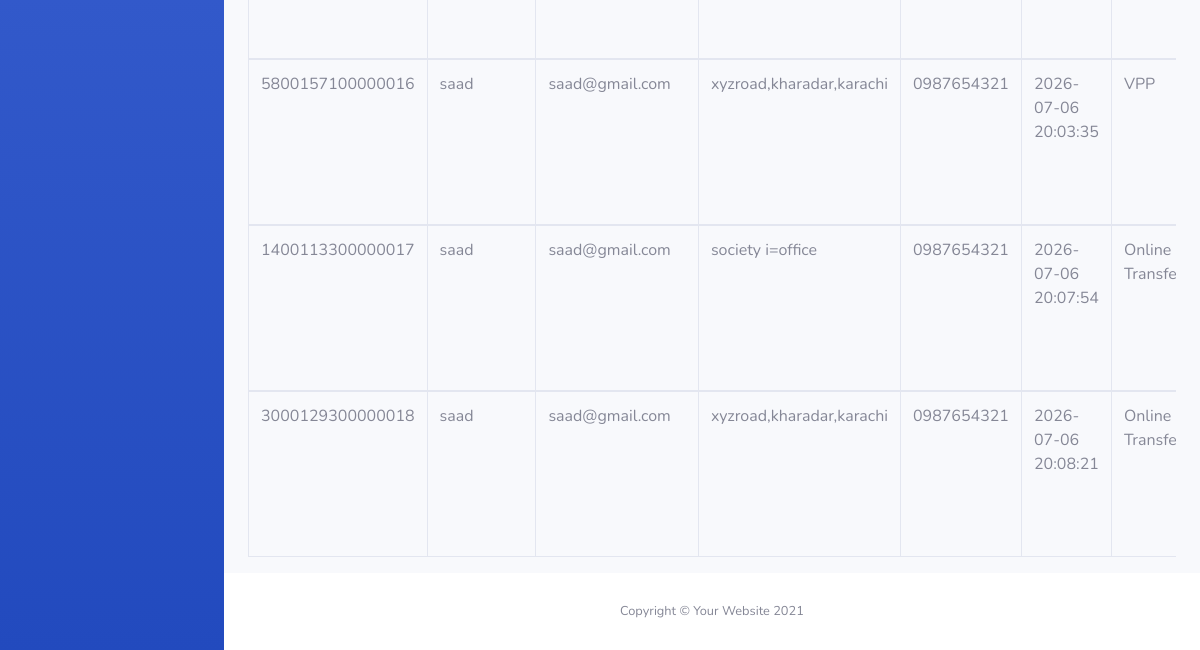
/admin-pannel/order.php (lower part), run on an earlier commit of the app's database.
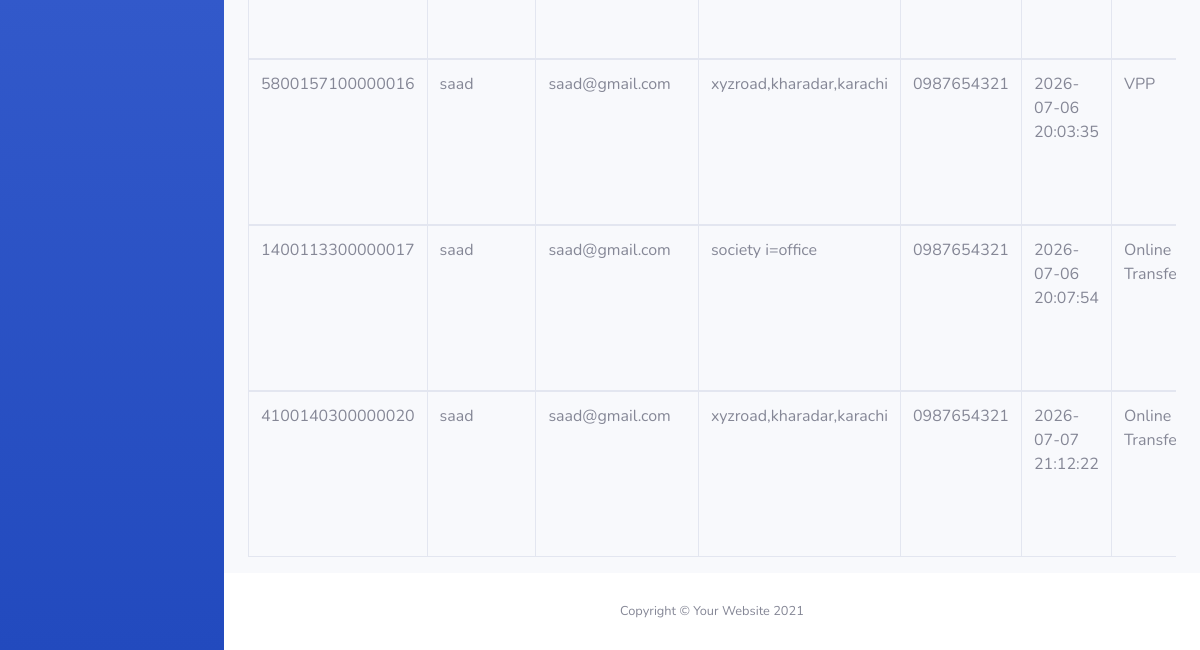
And on a later commit of the database.
### tables this page shows
CREATE TABLE `orders` (
  `id` int(11) NOT NULL,
  `payment_id` int(11) NOT NULL,
  `product_id` char(7) NOT NULL,
  `Order_id` char(16) NOT NULL,
  `Customer` varchar(50) NOT NULL,
  `email` varchar(50) NOT NULL,
  `Card_no` varchar(12) NOT NULL,
  `Address` varchar(100) NOT NULL,
  `phone_number` varchar(11) NOT NULL,
  `Total amount` int(11) NOT NULL,
  `status` varchar(30) NOT NULL,
  `Order_date` timestamp NOT NULL DEFAULT current_timestamp(),
  `userID` int(11) NOT NULL
);

### admin-pannel/order.php (the view, shortened to what this page needs)
<?php
include('header.php');
include('connection.php');
?>
<div class="container-fluid">
    <div class="table-responsive">
        <table class="table table-bordered" id="dataTable" width="100%" cellspacing="0">
            <?php
            if (isset($_GET['filter'])) {
                $filterby = $_GET['filter'];
                if ($filterby == 1 || $filterby == 2 || $filterby == 3) {
                    $fetch_orders = mysqli_query($con, "SELECT * FROM `orders` WHERE payment_id=$filterby");
                } elseif ($filterby == "To pay") {
                    $fetch_orders = mysqli_query($con, "SELECT * FROM `orders` WHERE status='$filterby'");
                } elseif ($filterby == "date") {
                    $fetch_orders = mysqli_query($con, "SELECT * FROM orders ORDER BY Order_date ASC");
                }
            }elseif(isset($_GET['search']) && $_GET['search'] !="" ){
                 $search =trim($_GET['search']);
                 $fetch_orders=mysqli_query($con,"SELECT * FROM `orders` WHERE Order_id ='$search' OR Customer='$search'");
                 if (mysqli_num_rows($fetch_orders)<=0) {
echo "<script>alert('No Order Found'); location.assign('order.php');</script>";
                 }
            }
            else {
                $fetch_orders = mysqli_query($con, "SELECT * FROM `orders`");
            }
            while ($all_order = mysqli_fetch_array($fetch_orders)) { ?>
                <tbody>
                    <tr>
                        <td> <?php echo $all_order[3]; ?></td>
                        <td> <?php echo $all_order[4]; ?></td>
                        <td> <?php echo $all_order[5]; ?></td>
                        <td> <?php echo $all_order[7]; ?></td>
                        <td> <?php echo $all_order[8]; ?></td>
                        <td> <?php echo $all_order[11]; ?></td>
                        <td> <?php if ($all_order[1] == 1) {
                                    echo 'VPP';
                                } elseif ($all_order[1] == 2) {
                                    echo 'COD';
                                } else {
                                    echo 'Online Transfer';
                                } ?></td>
                    </tr>
                </tbody>
            <?php  } ?>
        </table>
    </div>
</div>
</div>
<?php
include('footer.php');
?>

### admin-pannel/header.php (shortened to what this page needs)
<!DOCTYPE html>
<html lang="en">
<head>
    <link href="vendor/fontawesome-free/css/all.min.css" rel="stylesheet" type="text/css">
    <link href="css/sb-admin-2.min.css" rel="stylesheet">
</head>
<body id="page-top">
    <div id="wrapper">
        <ul class="navbar-nav bg-gradient-primary sidebar sidebar-dark accordion" id="accordionSidebar">
        </ul>
        <div id="content-wrapper" class="d-flex flex-column">
            <div id="content">

### admin-pannel/footer.php (shortened to what this page needs)
 <footer class="sticky-footer bg-white">
                <div class="container my-auto">
                    <div class="copyright text-center my-auto">
                        <span>Copyright &copy; Your Website 2021</span>
                    </div>
                </div>
            </footer>
        </div>
    </div>
</body>
</html>

What changed in the data, as far as the page shows it:
removed orders: Order "3000129300000018", Customer "saad", email "saad@gmail.com", Address "xyzroad,kharadar,karachi", phone_number "0987654321", Order_date "2026-07-06 20:08:21", shows "Online…"
added orders: Order "4100140300000020", Customer "saad", email "saad@gmail.com", Address "xyzroad,kharadar,karachi", phone_number "0987654321", Order_date "2026-07-07 21:12:22", shows "Online…"
